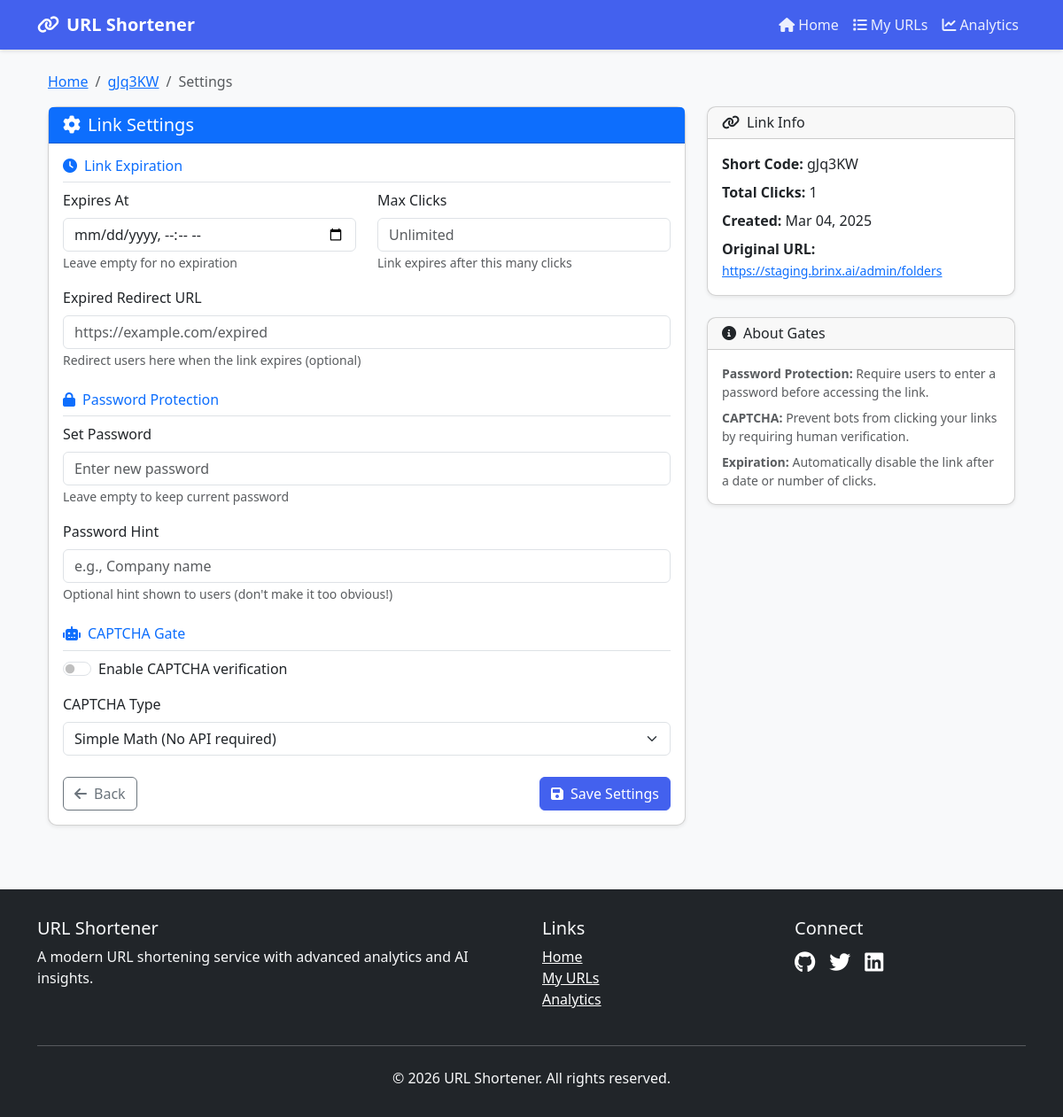
The app's page /shortener/url/1/settings/, older data.
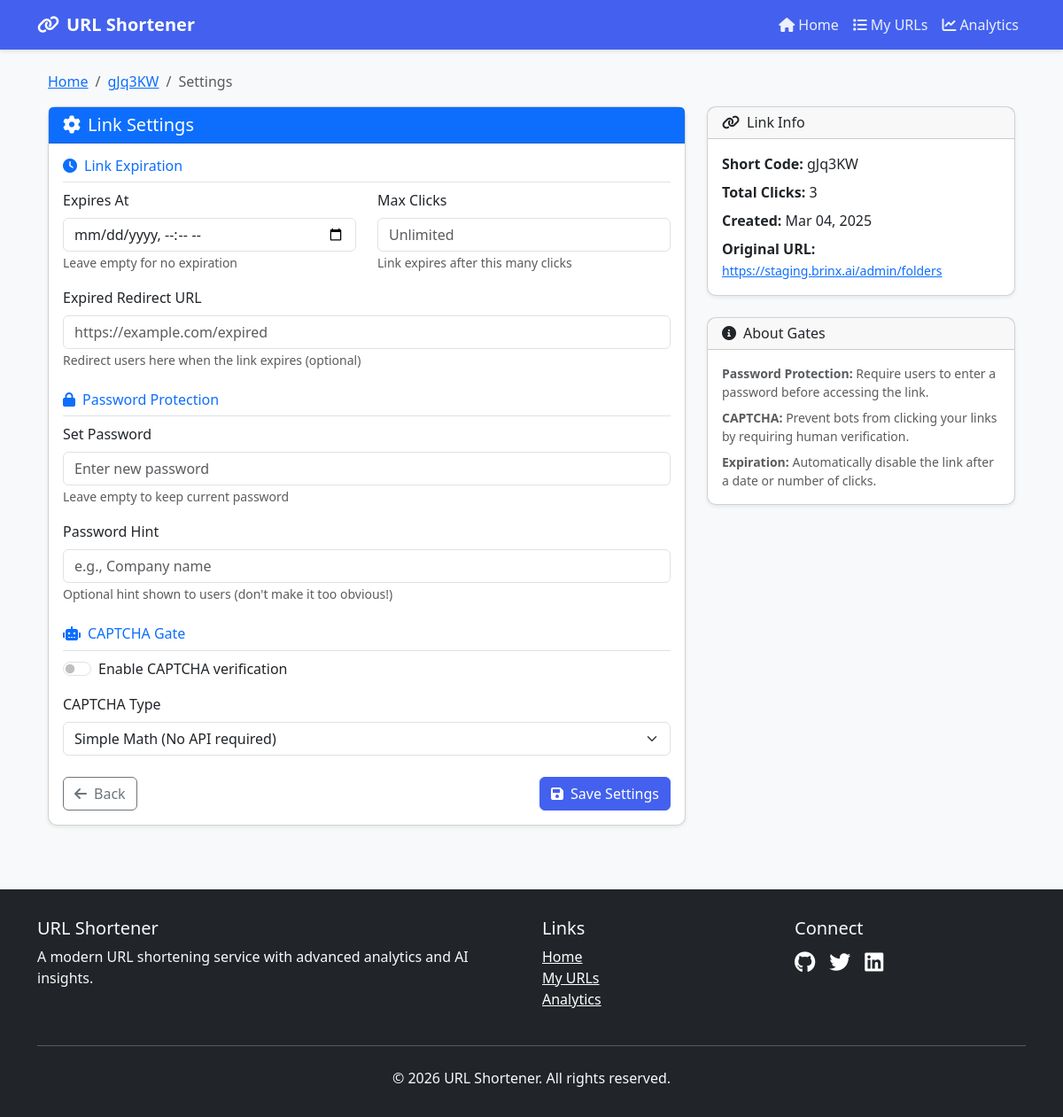
The same page, newer data.
### shortener/models.py (models this page shows, shortened)
class URL(models.Model):
    original_url = models.URLField(max_length=500)
    short_code = models.CharField(max_length=10, unique=True)
    created_at = models.DateTimeField(default=timezone.now)
    clicks = models.PositiveIntegerField(default=0)
    enable_device_targeting = models.BooleanField(default=False)
    enable_rotation = models.BooleanField(default=False)
    enable_time_based = models.BooleanField(default=False)
    expires_at = models.DateTimeField(null=True, blank=True, help_text="Link expires after this date")
    max_clicks = models.PositiveIntegerField(null=True, blank=True, help_text="Link expires after this many clicks")
    expired_redirect_url = models.URLField(max_length=500, blank=True, help_text="Redirect here when expired")
    password_hash = models.CharField(max_length=128, blank=True, help_text="Hashed password for protection")
    password_hint = models.CharField(max_length=100, blank=True, help_text="Optional hint for password")
    enable_captcha = models.BooleanField(default=False)
    captcha_type = models.CharField(max_length=20, default='simple', choices=[
        ('simple', 'Simple Math'),
        ('recaptcha', 'Google reCAPTCHA'),
        ('hcaptcha', 'hCaptcha'),
    ])
    class Meta:
        ordering = ['-created_at']
    def is_password_protected(self) -> bool:
        return bool(self.password_hash)

### shortener/views.py (the view, shortened to what this page needs)
# urls.py: path('url/<int:pk>/settings/', views.URLSettingsView.as_view(), name='link_settings'),
class URLSettingsView(UpdateView):
    model = URL
    template_name = 'shortener/link_settings.html'
    fields = [
        'expires_at', 'max_clicks', 'expired_redirect_url',
        'enable_captcha', 'captcha_type', 'password_hint'
    ]
    def get_context_data(self, **kwargs):
        context = super().get_context_data(**kwargs)
        context['short_url'] = self.request.build_absolute_uri(
            reverse('shortener:redirect', kwargs={'short_code': self.object.short_code})
        )
        context['has_password'] = self.object.is_password_protected()
        return context

### templates/shortener/link_settings.html (shortened to what the changed rows need)
{% extends 'base.html' %}
{% block content %}
<div class="container mt-4">
    <div class="row">
        <div class="col-12">
            <nav aria-label="breadcrumb">
                <ol class="breadcrumb">
                    <li class="breadcrumb-item"><a href="{% url 'shortener:success' object.pk %}">{{ object.short_code }}</a></li>
                </ol>
            </nav>
        </div>
    </div>
    <div class="row">
        <div class="col-lg-8">
            <div class="card shadow-sm mb-4">
                <div class="card-body">
                    <form method="post">
                        <div class="mb-4">
                            <div class="form-check form-switch mb-3">
                                <input type="checkbox" name="enable_captcha" class="form-check-input"
                                       id="enableCaptcha" {% if object.enable_captcha %}checked{% endif %}>
                                <label class="form-check-label" for="enableCaptcha">
                                    Enable CAPTCHA verification
                                </label>
                            </div>
                            <div class="mb-3">
                                <label class="form-label">CAPTCHA Type</label>
                                <select name="captcha_type" class="form-select">
                                    <option value="simple" {% if object.captcha_type == 'simple' %}selected{% endif %}>
                                        Simple Math (No API required)
                                    </option>
                                </select>
                            </div>
                        </div>
                    </form>
                </div>
            </div>
        </div>
        <div class="col-lg-4">
            <div class="card shadow-sm mb-4">
                <div class="card-body">
                    <p class="mb-2">
                        <strong>Short Code:</strong> {{ object.short_code }}
                    </p>
                    <p class="mb-2">
                        <strong>Total Clicks:</strong> {{ object.clicks }}
                    </p>
                    <p class="mb-2">
                        <strong>Created:</strong> {{ object.created_at|date:"M d, Y" }}
                    </p>
                    <p class="mb-0 text-truncate">
                        <strong>Original URL:</strong><br>
                        <small><a href="{{ object.original_url }}" target="_blank">{{ object.original_url }}</a></small>
                    </p>
                </div>
            </div>
        </div>
    </div>
</div>
{% endblock %}

Row changes from the older to the newer data that the page shows:
changed URL "gJq3KW": clicks "1" → "3"
